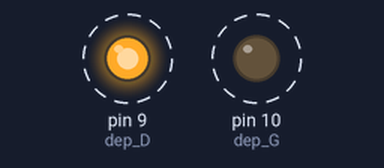
Recording of a sketch running on a simulated Arduino Uno, built with avr-gcc and run on an emulated ATmega328P. Parts: output pins drawn as LEDs (lit = HIGH). Dashed ring = blinking. What the sketch prints to the serial monitor is not drawn.

Above: at 0.5 s.
Timing chart, 0 to 4.6 s (numbered marks = the images above):
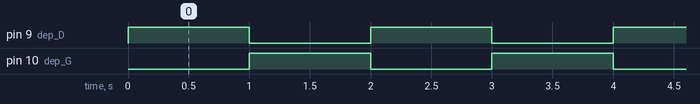

Measured:
- by itself, pin 9 (dep_D), pin 10 (dep_G): alternates HIGH for 1.0 s and LOW for 1.0 s

The sketch:

_tape_3___Piloter_les_relais_pour_faire_tourner_le_moteur.ino
```cpp
int dep_D = 9;  // Broche pour le relais qui contrôle le moteur dans une direction
int dep_G = 10;  // Broche pour le relais dans l'autre direction

void setup() {
  pinMode(dep_D, OUTPUT);  // Configurer les broches des relais comme des sorties
  pinMode(dep_G, OUTPUT);
  Serial.begin(9600);
}

void loop() {
  // Activer le relais pour tourner à droite
  digitalWrite(dep_D, HIGH);
  digitalWrite(dep_G, LOW);
  Serial.println("Tourne à droite");
  delay(1000);  // Attendre 1 seconde

  // Activer le relais pour tourner à gauche
  digitalWrite(dep_D, LOW);
  digitalWrite(dep_G, HIGH);
  Serial.println("Tourne à gauche");
  delay(1000);  // Attendre 1 seconde
}
```
